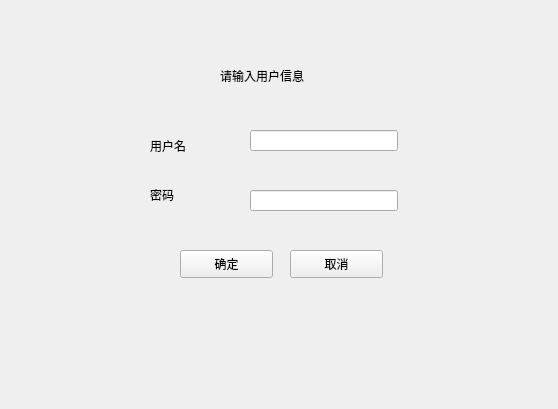
<?xml version="1.0" encoding="UTF-8"?>
<ui version="4.0">
 <class>Form</class>
 <widget class="QWidget" name="Form">
  <property name="geometry">
   <rect>
    <x>0</x>
    <y>0</y>
    <width>558</width>
    <height>409</height>
   </rect>
  </property>
  <property name="windowTitle">
   <string>Form</string>
  </property>
  <property name="autoFillBackground">
   <bool>false</bool>
  </property>
  <widget class="QLabel" name="label">
   <property name="geometry">
    <rect>
     <x>220</x>
     <y>60</y>
     <width>111</width>
     <height>31</height>
    </rect>
   </property>
   <property name="text">
    <string>请输入用户信息</string>
   </property>
  </widget>
  <widget class="QPushButton" name="pushButton">
   <property name="geometry">
    <rect>
     <x>180</x>
     <y>250</y>
     <width>93</width>
     <height>28</height>
    </rect>
   </property>
   <property name="text">
    <string>确定</string>
   </property>
  </widget>
  <widget class="QPushButton" name="pushButton_2">
   <property name="geometry">
    <rect>
     <x>290</x>
     <y>250</y>
     <width>93</width>
     <height>28</height>
    </rect>
   </property>
   <property name="text">
    <string>取消</string>
   </property>
  </widget>
  <widget class="QLabel" name="label_3">
   <property name="geometry">
    <rect>
     <x>150</x>
     <y>180</y>
     <width>30</width>
     <height>29</height>
    </rect>
   </property>
   <property name="text">
    <string>密码</string>
   </property>
  </widget>
  <widget class="QLineEdit" name="lineEdit">
   <property name="geometry">
    <rect>
     <x>250</x>
     <y>130</y>
     <width>148</width>
     <height>21</height>
    </rect>
   </property>
   <property name="autoFillBackground">
    <bool>false</bool>
   </property>
  </widget>
  <widget class="QLabel" name="label_2">
   <property name="geometry">
    <rect>
     <x>150</x>
     <y>130</y>
     <width>51</width>
     <height>31</height>
    </rect>
   </property>
   <property name="text">
    <string>用户名</string>
   </property>
  </widget>
  <widget class="QLineEdit" name="lineEdit_2">
   <property name="geometry">
    <rect>
     <x>250</x>
     <y>190</y>
     <width>148</width>
     <height>21</height>
    </rect>
   </property>
  </widget>
 </widget>
 <resources/>
 <connections/>
</ui>
